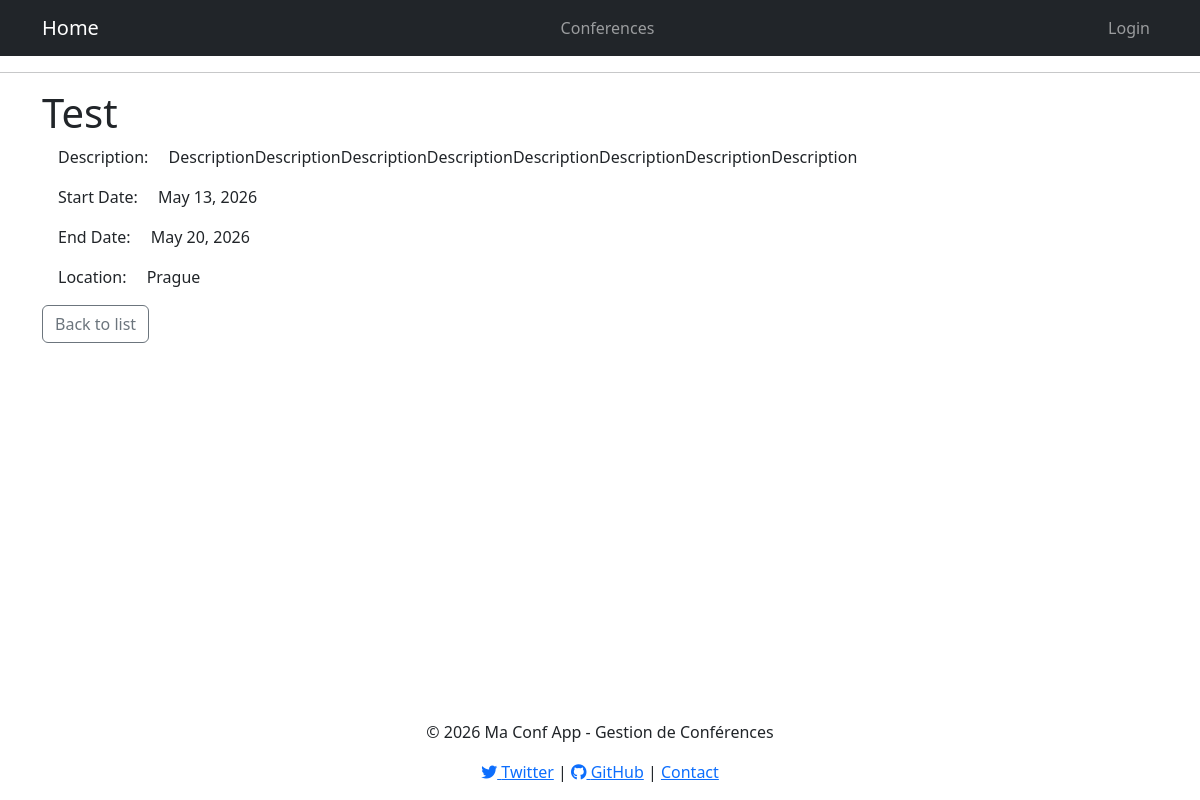
The page /conferences/details/4/ on the database its author committed.
### conferenceApp/models.py (models this page shows, shortened)
class Conference(models.Model):
    THEME_CHOICES = [
        ('AI', 'Artificial Intelligence'),
        ('SE', 'Software Engineering'),
        ('SSE', 'Social Sciences & Education'),
        ('INT', 'Interdisciplinenary Themes'),
    ]
    conference_id = models.AutoField(primary_key=True)
    name = models.CharField(max_length=200, validators=[
        RegexValidator(regex=r'^[a-zA-Z\s]+$',
                       message='Name must contain only letters and can include spaces')
    ])
    location = models.CharField(max_length=200)
    start_date = models.DateField()
    end_date = models.DateField()
    description = models.TextField(validators=[
        MinLengthValidator(30, 'Description must be at least 30 characters long'),
        MaxLengthValidator(300, 'Description must have at most 300 characters')
    ])
    theme = models.CharField(max_length=100, choices = THEME_CHOICES)
    created_at = models.DateTimeField(auto_now_add=True)
    updated_at = models.DateTimeField(auto_now=True)
    userSubmissions = models.ManyToManyField(User, through="Submission", related_name='submitted_conferences')
    organizingCommittees = models.ManyToManyField(User, through="OrganizingCommittee", related_name='organized_conferences')

### conferenceApp/views.py (the view)
# urls.py: path("details/<int:pk>/", conference_details, name="conference_details"),
def conference_details(request, pk):
    try:
        conference = Conference.objects.get(conference_id=pk)
    except Conference.DoesNotExist:
        return HttpResponse("Conference not found", status=404)
    return render(
        request, "conferences/conference_details.html", {"conference": conference}
    )

### templates/conferences/conference_details.html (shortened to what this page needs)
{% extends 'base.html' %} {% block content %}
<h1>{{ conference.name }}</h1>
<p><span class="mx-3">Description: </span> {{ conference.description }}</p>
<p><span class="mx-3">Start Date: </span> {{ conference.start_date }}</p>
<p><span class="mx-3">End Date: </span> {{ conference.end_date }}</p>
<p><span class="mx-3">Location: </span> {{ conference.location }}</p>
<a href="{% url 'conference_list' %}" class="btn btn-outline-secondary">
    Back to list
</a>
{% endblock %}

### rows shown on the page
Conference: name "Test", description "DescriptionDescriptionDescriptionDescriptionDescriptionDescriptionDescriptionDescription", start_date "May 13, 2026", end_date "May 20, 2026", location "Prague"
